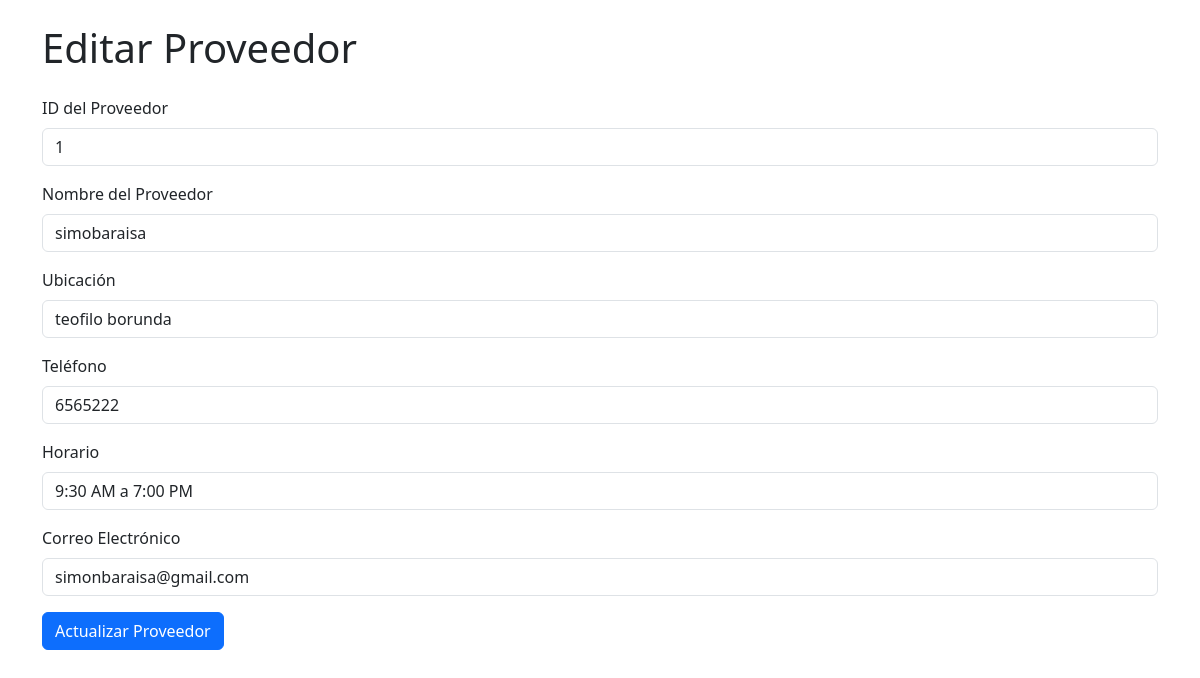
Screenshot of /editar_pr.php?id_prov=1 with the database file from the repository.
### tables this page shows
CREATE TABLE `proveedores` (
  `id_prov` int(11) NOT NULL,
  `nombre` varchar(20) NOT NULL,
  `ubicacion` varchar(20) NOT NULL,
  `telf` varchar(20) NOT NULL,
  `horario` varchar(20) NOT NULL,
  `email` varchar(200) NOT NULL
);

### editar_pr.php (the view, shortened to what this page needs)
<?php
include("db.php");
if (isset($_GET['id_prov'])) {
    $id = $_GET['id_prov'];
    $sql = "SELECT * FROM proveedores WHERE id_prov = $id";
    $result = $conn->query($sql);
    $row = $result->fetch_assoc();
} else {
    header("Location: a_pr.php");
    exit();
}
?>
<!DOCTYPE html>
<html lang="es">
<head>
    <link href="https://cdn.jsdelivr.net/npm/bootstrap@5.3.3/dist/css/bootstrap.min.css" rel="stylesheet">
</head>
<body>
    <div class="container">
        <h1 class="my-4">Editar Proveedor</h1>
        <form action="editar_pr.php?id_prov=<?php echo $row['id_prov']; ?>" method="POST" enctype="multipart/form-data">
            <div class="mb-3">
    <label for="id_prov" class="form-label">ID del Proveedor</label>
    <input type="text" class="form-control" name="id_prov" value="<?php echo $row['id_prov']; ?>" required>
</div>
<div class="mb-3">
    <label for="nombre" class="form-label">Nombre del Proveedor</label>
    <input type="text" class="form-control" name="nombre" value="<?php echo $row['nombre']; ?>" required>
</div>
<div class="mb-3">
    <label for="ubicacion" class="form-label">Ubicación</label>
    <input type="text" class="form-control" name="ubicacion" value="<?php echo $row['ubicacion']; ?>" required>
</div>
<div class="mb-3">
    <label for="telf" class="form-label">Teléfono</label>
    <input type="text" class="form-control" name="telf" value="<?php echo $row['telf']; ?>" required>
</div>
<div class="mb-3">
    <label for="horario" class="form-label">Horario</label>
    <input type="text" class="form-control" name="horario" value="<?php echo $row['horario']; ?>" required>
</div>
<div class="mb-3">
    <label for="email" class="form-label">Correo Electrónico</label>
    <input type="email" class="form-control" name="email" value="<?php echo $row['email']; ?>" required>
</div>
            <button type="submit" class="btn btn-primary">Actualizar Proveedor</button>
        </form>
    </div>
</body>
</html>

### rows the page displays
proveedores: id_prov "1", nombre "simobaraisa", ubicacion "teofilo borunda", telf "6565222", horario "9:30 AM a 7:00 PM", email "simonbaraisa@gmail.com"
